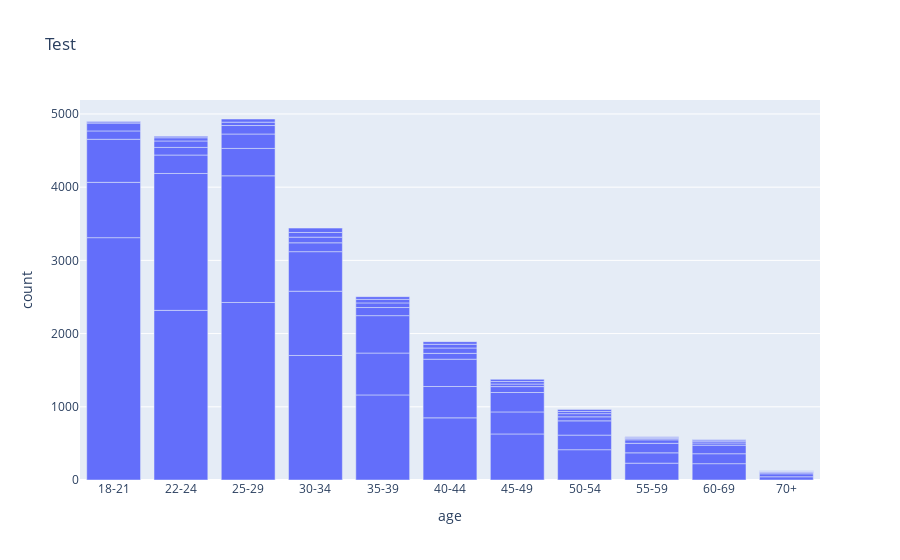

Notebook code cell kept with this figure:
### Code cell
fig = px.bar(df6,
             x='age',
             y='count',
             title='Test',
             #color='Items',
             barmode='stack')

# plot
fig.show()

### Figure 1 — Plotly figure (JSON) as saved in the notebook; plotly's stock layout.template omitted (floating-point values rounded to 4 significant figures)
{"data": [{"alignmentgroup": "True", "hovertemplate": "age=%{x}<br>count=%{y}<extra></extra>", "legendgroup": "", "marker": {"color": "#636efa", "pattern": {"shape": ""}}, "name": "", "offsetgroup": "", "orientation": "v", "showlegend": false, "textposition": "auto", "type": "bar", "x": ["18-21", "18-21", "18-21", "18-21", "18-21", "18-21", "18-21", "22-24", "22-24", "22-24", "22-24", "22-24", "22-24", "22-24", "25-29", "25-29", "25-29", "25-29", "25-29", "25-29", "25-29", "30-34", "30-34", "30-34", "30-34", "30-34", "30-34", "30-34", "35-39", "35-39", "35-39", "35-39", "35-39", "35-39", "35-39", "40-44", "40-44", "40-44", "40-44", "40-44", "40-44", "40-44", "45-49", "45-49", "45-49", "45-49", "45-49", "45-49", "45-49", "50-54", "50-54", "50-54", "50-54", "50-54", "50-54", "50-54", "55-59", "55-59", "55-59", "55-59", "55-59", "55-59", "55-59", "60-69", "60-69", "60-69", "60-69", "60-69", "60-69", "60-69", "70+", "70+", "70+", "70+", "70+", "70+", "70+"], "xaxis": "x", "y": [3310, 756, 588, 114, 107, 17, 9, 2317, 1870, 252, 104, 88, 44, 19, 2425, 1730, 374, 197, 116, 46, 43, 1701, 878, 540, 121, 77, 64, 60, 1162, 572, 511, 111, 63, 48, 37, 849, 428, 373, 80, 73, 51, 36, 629, 301, 265, 81, 35, 34, 30, 414, 199, 195, 55, 43, 30, 28, 230, 141, 130, 48, 17, 14, 12, 223, 136, 117, 30, 25, 16, 6, 44, 41, 20, 10, 5, 4, 4], "yaxis": "y"}], "layout": {"barmode": "stack", "legend": {"tracegroupgap": 0}, "title": {"text": "Test"}, "xaxis": {"anchor": "y", "domain": [0, 1], "title": {"text": "age"}}, "yaxis": {"anchor": "x", "domain": [0, 1], "title": {"text": "count"}}}}
